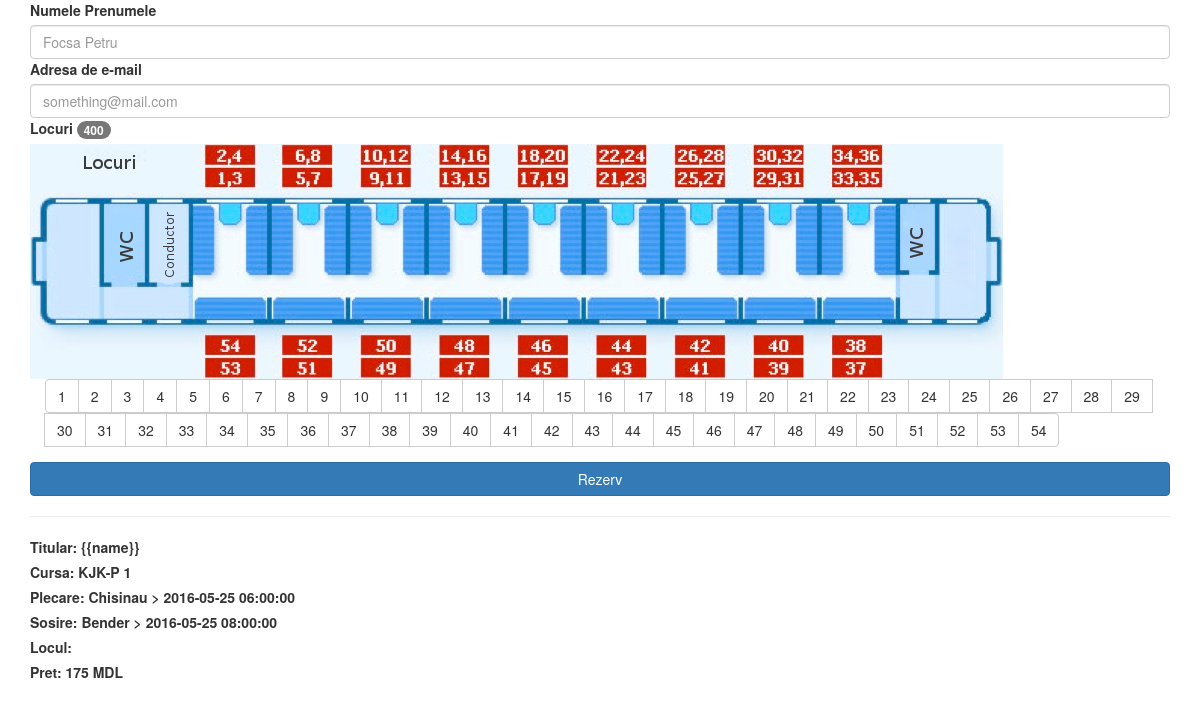
The page /trainTickets/order.php?sch=1 on the database as committed earlier.
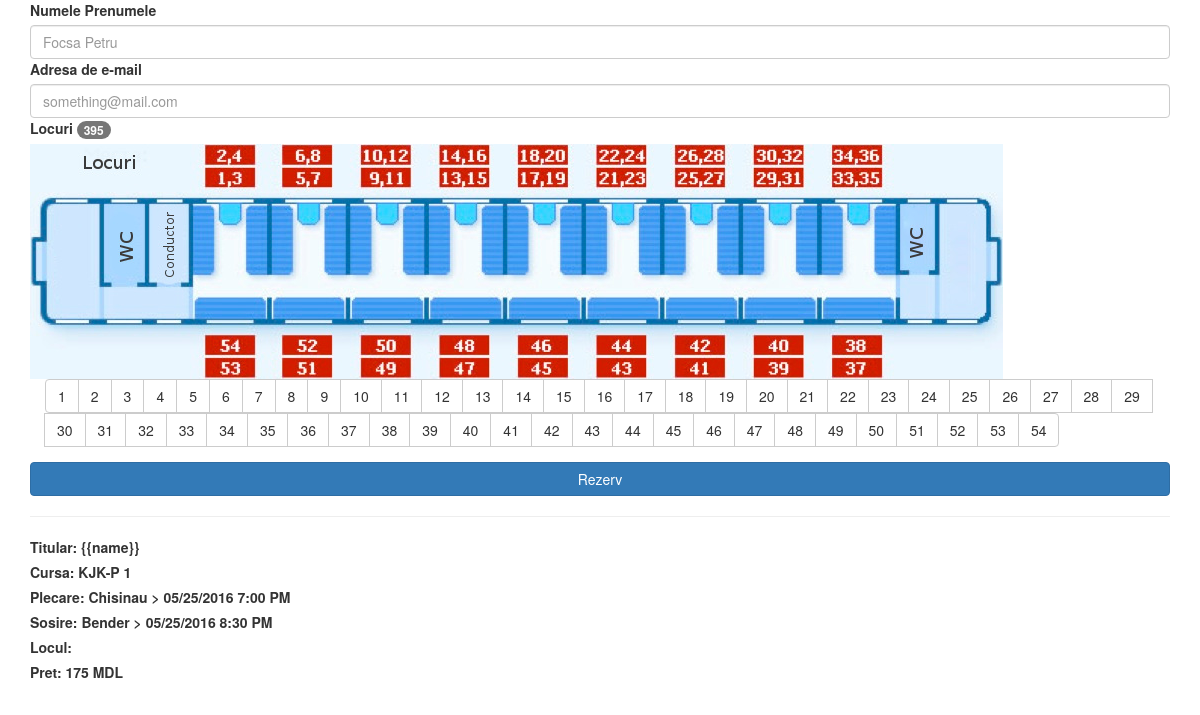
The same page on the database as committed later.
### tables this page shows
CREATE TABLE `train` (
  `id` int(2) NOT NULL,
  `type` varchar(10) NOT NULL,
  `name` varchar(10) NOT NULL,
  `place` int(3) NOT NULL
);

CREATE TABLE `schedule` (
  `id` int(11) NOT NULL,
  `id_train` int(2) NOT NULL,
  `start` varchar(20) NOT NULL,
  `destination` varchar(20) NOT NULL,
  `start_time` varchar(20) NOT NULL,
  `destination_time` varchar(20) NOT NULL
);

CREATE TABLE `city` (
  `name` varchar(20) NOT NULL,
  `distance` int(4) NOT NULL
);

### trainTickets/order.php (the view, shortened to what this page needs)
<?php
$sch_id=$_GET['sch'];
$querry = mysql_fetch_row(mysql_query("SELECT * FROM schedule WHERE id=$sch_id"));
$querryTrain=mysql_fetch_row(mysql_query("SELECT name,place FROM train WHERE id=$querry[1]"));
$numOfOrders=mysql_fetch_row(mysql_query("SELECT COUNT(sch_id) FROM orders"));
$numOfOrders=$numOfOrders[0];
$free=$querryTrain[1] - $numOfOrders;
$price = mysql_fetch_array(mysql_query("SELECT distance FROM city"));
$price = $price[0]*5;
?>
<!DOCTYPE html>
	<html>
		<head>
    <link rel="stylesheet" href="css/bootstrap.min.css" />
		</head>
		<body>
		<div class="container" ng-app="" >
			<form name="add" action="<?php echo htmlspecialchars($_SERVER["PHP_SELF"]);?>" method="POST">
				<div class="form-group" >
					<label>Numele Prenumele</label>
    				<input type="text" class="form-control" name="name"placeholder="Focsa Petru" required ng-model="name">
    				<label>Adresa de e-mail</label>
    				<input type="email" id="mail" class="form-control" placeholder="something@mail.com" name="mail"required ng-model="text">
    				<label>Locuri <span class="badge"><?php echo $free;?></span></label>
    				<img src="img/plackart.jpg" class="img-responsive">
    				<div class="btn-group container">
    					<?php
    						for($i=1;$i<55;$i++)
    							echo "<button type='button' class='btn btn-default' onclick='place($i)'>$i</button>";
    					?>
					</div>
				</div>
			  <button type="submit" class="btn btn-primary btn-block" name="submit" onsubmit="sendMail()">Rezerv</button>
			</form>
			<div id="send">
			<hr>
    				<label>Titular: {{name}} </label><br>
    				<label>Cursa: <?php echo "$querryTrain[0] $sch_id";?> </label><br>
    				<label>Plecare: <?php echo "$querry[2] > $querry[4]";?> </label><br>
    				<label>Sosire: <?php echo "$querry[3] > $querry[5]";?> </label><br>
    				<label id="pos">Locul: </label><br>
    				<label>Pret: <?php echo $price;?> MDL</label>
    		</div>
		</div>
		</body>
	</html>

Rows that differ between the two databases and show on the page:
shown differently, row unchanged: train "KJK-P": place "400" → (not shown)
changed schedule "Chisinau": start_time "2016-05-25 06:00:00" → "05/25/2016 7:00 PM"; destination_time "2016-05-25 08:00:00" → "05/25/2016 8:30 PM"
Other text that changed with them:
$free: (not shown) → "395"
